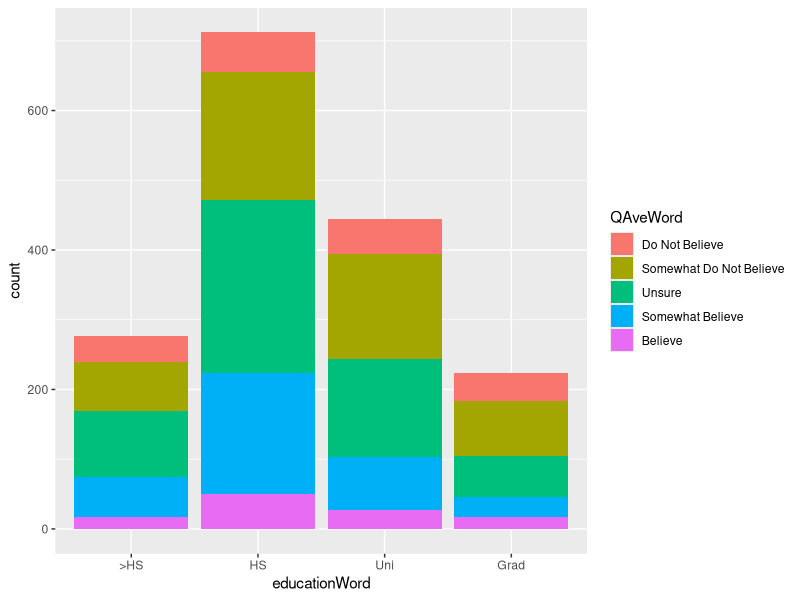
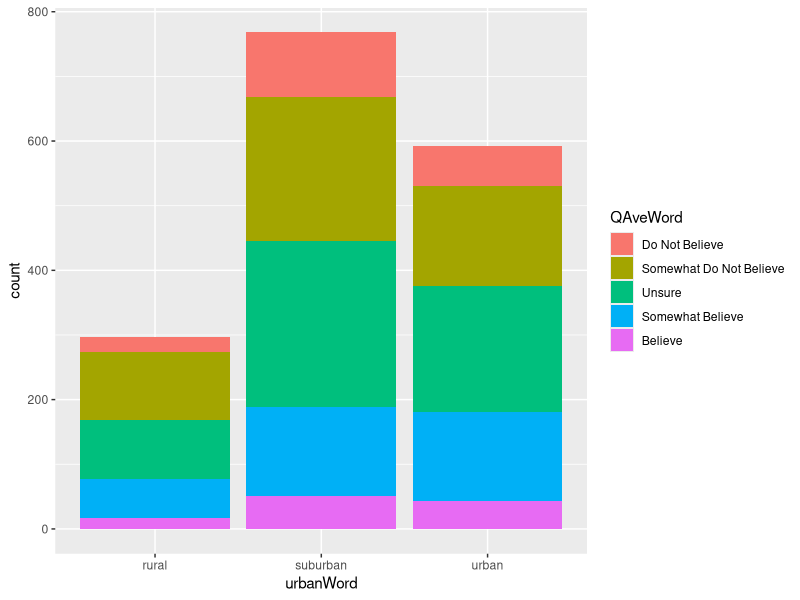
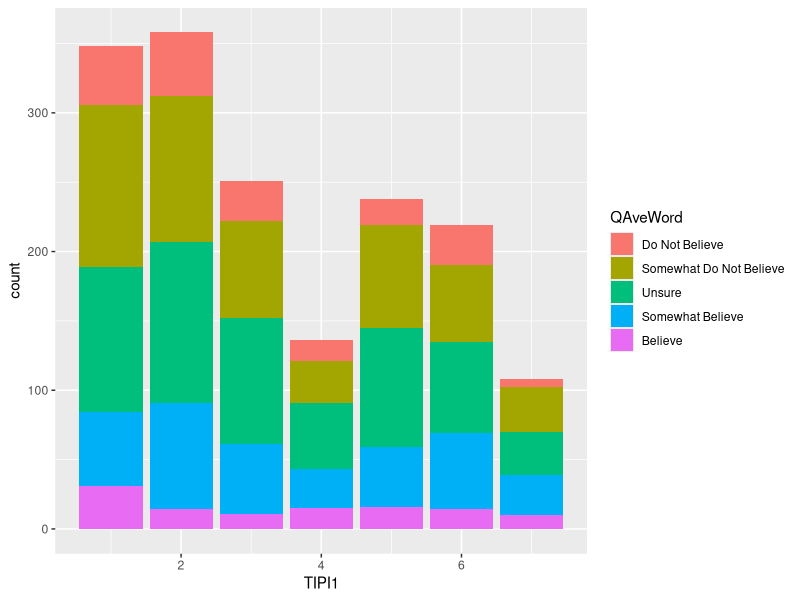
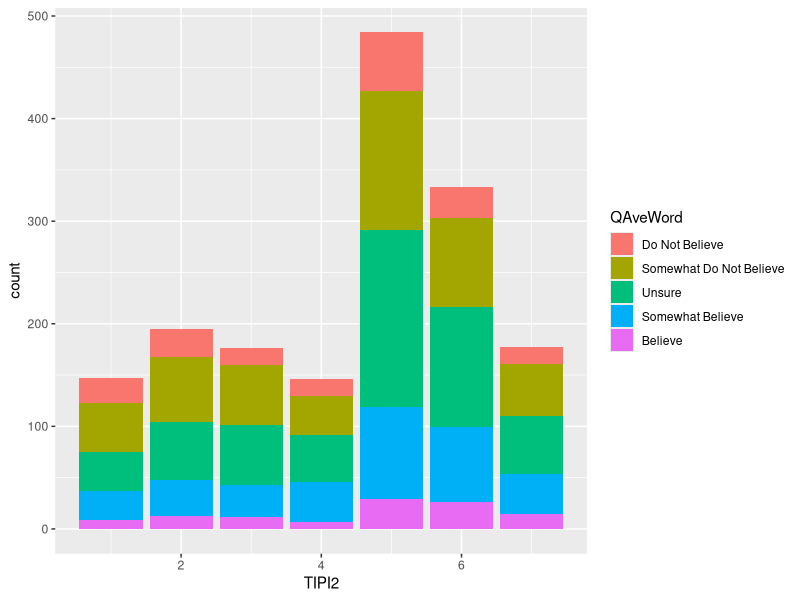
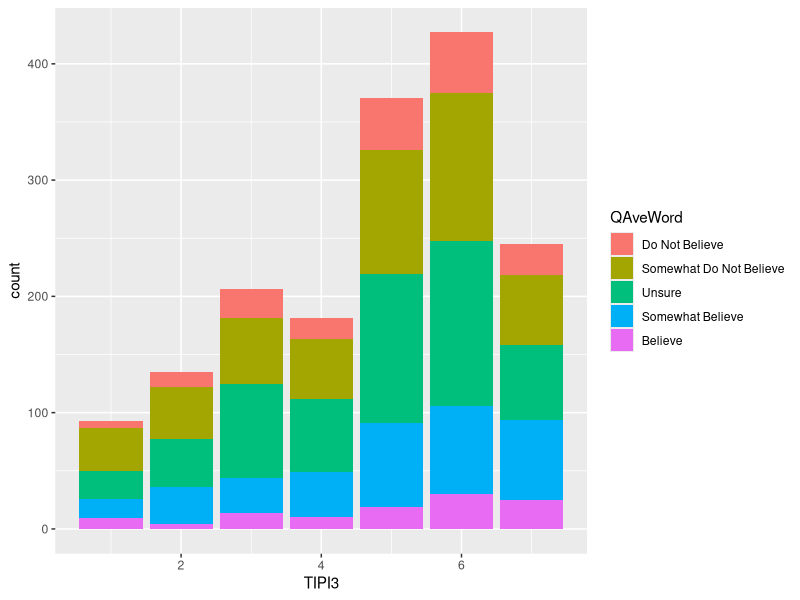
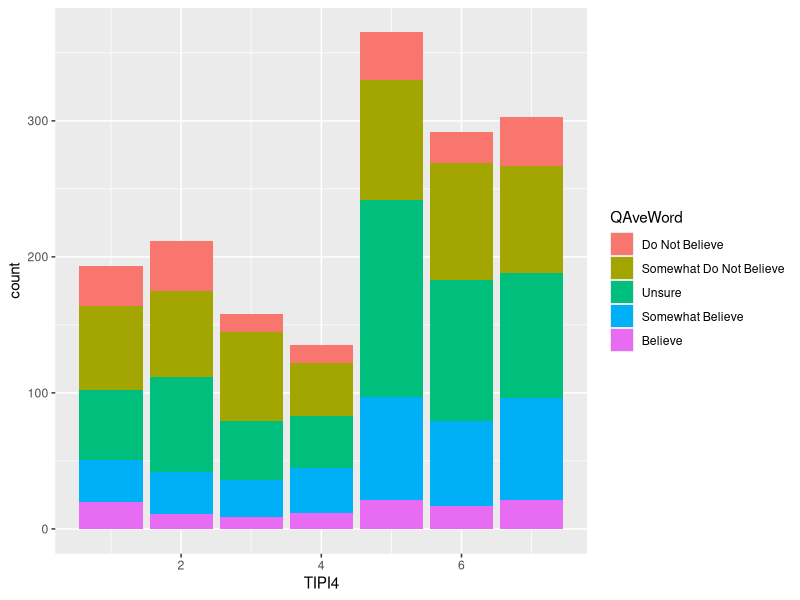
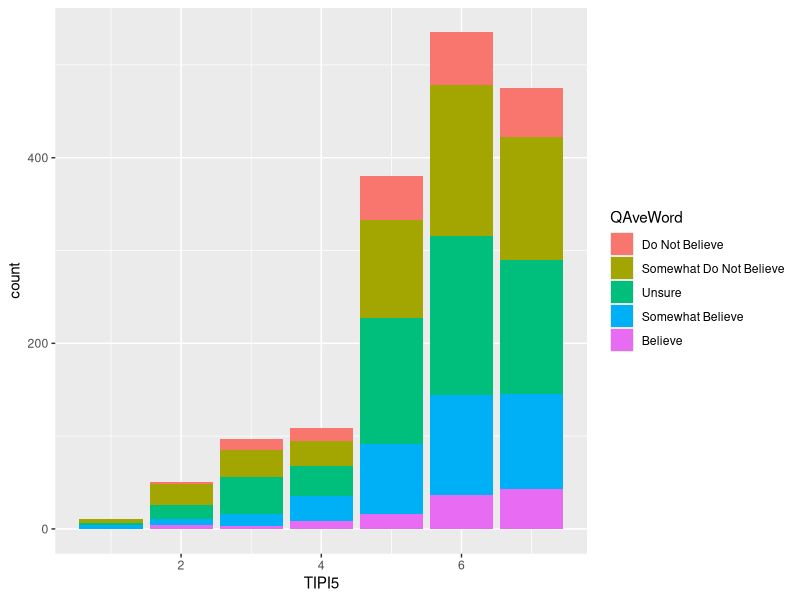
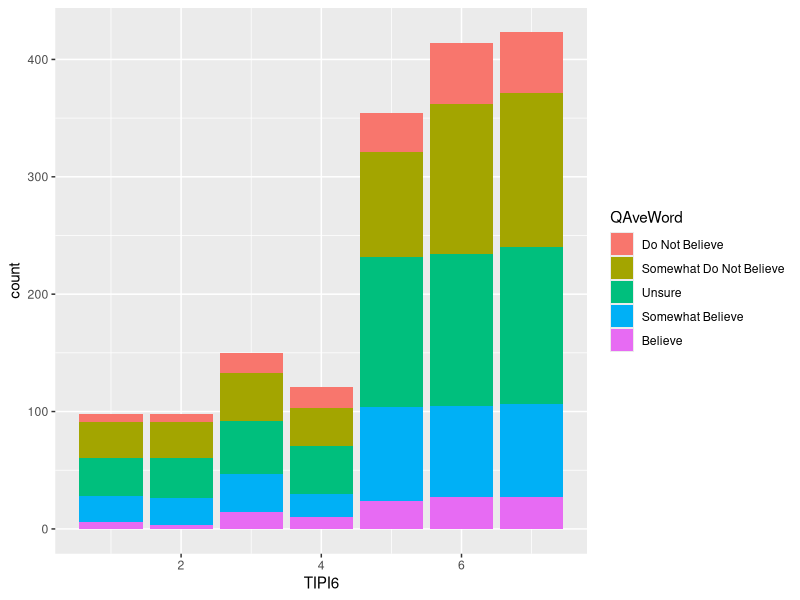

Here is the R script that generated these plots, in order:
## ---- chunk 1
library(readr)
library(dplyr)
library(tidyverse)

#Reads from Conspiracy Data.csv and stores in conspiracy table
conspiracy <- read_csv("Conspiracy Data.csv") %>%
  #filters out the failed validity test answers
  filter(VCL6 == 0) %>%
  filter(VCL9 == 0) %>%
  filter(VCL12 == 0) %>%
  
  #filters out answers to conspiracy question not in the approved 1-5 scale
  filter(Q1>0) %>%
  filter(Q1<6) %>%
  
  filter(Q2>0) %>%
  filter(Q2<6) %>%
  
  filter(Q3>0) %>%
  filter(Q3<6) %>%
  
  filter(Q4>0) %>%
  filter(Q4<6) %>%
  
  filter(Q5>0) %>%
  filter(Q5<6) %>%
  
  filter(Q6>0) %>%
  filter(Q6<6) %>%
  
  filter(Q7>0) %>%
  filter(Q7<6) %>%
  
  filter(Q8>0) %>%
  filter(Q8<6) %>%
  
  filter(Q9>0) %>%
  filter(Q9<6) %>%
  
  filter(Q10>0) %>%
  filter(Q10<6) %>%
  
  filter(Q11>0) %>%
  filter(Q11<6) %>%
  
  filter(Q12>0) %>%
  filter(Q12<6) %>%
  
  filter(Q13>0) %>%
  filter(Q13<6) %>%
  
  filter(Q14>0) %>%
  filter(Q14<6) %>%
  
  filter(Q15>0) %>%
  filter(Q15<6) %>%
  
  #filters out personality values not in the approved 1-7 scale
  filter(TIPI1>0) %>%
  filter(TIPI1<8) %>%
  
  filter(TIPI2>0) %>%
  filter(TIPI2<8) %>%
  
  filter(TIPI3>0) %>%
  filter(TIPI3<8) %>%
  
  filter(TIPI4>0) %>%
  filter(TIPI4<8) %>%
  
  filter(TIPI5>0) %>%
  filter(TIPI5<8) %>%
  
  filter(TIPI6>0) %>%
  filter(TIPI6<8) %>%
  
  filter(TIPI7>0) %>%
  filter(TIPI7<8) %>%
  
  filter(TIPI8>0) %>%
  filter(TIPI8<8) %>%
  
  filter(TIPI9>0) %>%
  filter(TIPI9<8) %>%
  
  filter(TIPI10>0) %>%
  filter(TIPI10<8) %>%
  
  #filters out any unrealistic ages, with any ages under 13 already removed
  filter(age<100) %>%
  
  #filters out any unrealistic family sizes
  filter(familysize>0) %>%
  filter(familysize<20) %>%
  
  #filters out the rest of the columns with 0 values
  filter(education>0) %>%
  filter(urban>0) %>%
  filter(gender>0) %>%
  filter(engnat>0) %>%
  filter(hand>0) %>%
  filter(religion>0) %>%
  filter(orientation>0) %>%
  filter(race>0) %>%
  filter(voted>0) %>%
  filter(married>0) %>%
  
  #creates a column for the average of the question answers and rounds it to the nearest integer
  mutate(QAve = select(., Q1:Q2:Q3:Q4:Q5:Q6:Q7:Q8:Q9:Q10:Q11:Q12:Q13:Q14:Q15) %>%
  rowMeans(na.rm = T)) %>%
  mutate_if(is.numeric, round)

#Creates a new column for the word corresponding to the average belief
conspiracy$QAveWord[conspiracy$QAve == 1] <- "Do Not Believe"
conspiracy$QAveWord[conspiracy$QAve == 2] <- "Somewhat Do Not Believe"
conspiracy$QAveWord[conspiracy$QAve == 3] <- "Unsure"
conspiracy$QAveWord[conspiracy$QAve == 4] <- "Somewhat Believe"
conspiracy$QAveWord[conspiracy$QAve == 5] <- "Believe"

#Reorders average belief words
conspiracy$QAveWord <- factor(conspiracy$QAveWord, c("Do Not Believe","Somewhat Do Not Believe", "Unsure", "Somewhat Believe", "Believe"))

#Creates a new column for the word corresponding to the education level
conspiracy$educationWord[conspiracy$education == 1] <- ">HS"
conspiracy$educationWord[conspiracy$education == 2] <- "HS"
conspiracy$educationWord[conspiracy$education == 3] <- "Uni"
conspiracy$educationWord[conspiracy$education == 4] <- "Grad"

#Reorders education level words
conspiracy$educationWord <- factor(conspiracy$educationWord, c(">HS","HS", "Uni", "Grad"))

#Creates a new column for the word corresponding to the living area
conspiracy$urbanWord[conspiracy$urban == 1] <- "rural"
conspiracy$urbanWord[conspiracy$urban == 2] <- "suburban"
conspiracy$urbanWord[conspiracy$urban == 3] <- "urban"

head(conspiracy, dim(conspiracy)[1])
## ---- chunk 2

#Creates bar graphs for education and place grown up in
ggplot(conspiracy, aes(educationWord, fill=QAveWord)) + geom_bar()
ggplot(conspiracy, aes(urbanWord, fill=QAveWord)) + geom_bar()

## ---- chunk 3

#Creates bar graphs for each personality
#In order, the personalities are extraverted, critical, dependable, anxious, complex, reserved, sympathetic, careless, calm, uncreative
ggplot(conspiracy, aes(TIPI1, fill=QAveWord)) + geom_bar()
ggplot(conspiracy, aes(TIPI2, fill=QAveWord)) + geom_bar()
ggplot(conspiracy, aes(TIPI3, fill=QAveWord)) + geom_bar()
ggplot(conspiracy, aes(TIPI4, fill=QAveWord)) + geom_bar()
ggplot(conspiracy, aes(TIPI5, fill=QAveWord)) + geom_bar()
ggplot(conspiracy, aes(TIPI6, fill=QAveWord)) + geom_bar()
ggplot(conspiracy, aes(TIPI7, fill=QAveWord)) + geom_bar()
ggplot(conspiracy, aes(TIPI8, fill=QAveWord)) + geom_bar()
ggplot(conspiracy, aes(TIPI9, fill=QAveWord)) + geom_bar()
ggplot(conspiracy, aes(TIPI10, fill=QAveWord)) + geom_bar()

## ---- chunk 4

#For each question, a bar graph is created relating to education
#Each chart is colored by education level
ggplot(conspiracy, aes(Q1, fill=educationWord)) + geom_bar()
ggplot(conspiracy, aes(Q2, fill=educationWord)) + geom_bar()
ggplot(conspiracy, aes(Q3, fill=educationWord)) + geom_bar()
ggplot(conspiracy, aes(Q4, fill=educationWord)) + geom_bar()
ggplot(conspiracy, aes(Q5, fill=educationWord)) + geom_bar()
ggplot(conspiracy, aes(Q6, fill=educationWord)) + geom_bar()
ggplot(conspiracy, aes(Q7, fill=educationWord)) + geom_bar()
ggplot(conspiracy, aes(Q8, fill=educationWord)) + geom_bar()
ggplot(conspiracy, aes(Q9, fill=educationWord)) + geom_bar()
ggplot(conspiracy, aes(Q10, fill=educationWord)) + geom_bar()
ggplot(conspiracy, aes(Q11, fill=educationWord)) + geom_bar()
ggplot(conspiracy, aes(Q12, fill=educationWord)) + geom_bar()
ggplot(conspiracy, aes(Q13, fill=educationWord)) + geom_bar()
ggplot(conspiracy, aes(Q14, fill=educationWord)) + geom_bar()
ggplot(conspiracy, aes(Q15, fill=educationWord)) + geom_bar()
ggplot(conspiracy, aes(QAve, fill=educationWord)) + geom_bar()

## ---- chunk 5

#For each question, a bar graph is created relating to living area
#Each chart is colored by living area
ggplot(conspiracy, aes(Q1, fill=urbanWord)) + geom_bar()
ggplot(conspiracy, aes(Q2, fill=urbanWord)) + geom_bar()
ggplot(conspiracy, aes(Q3, fill=urbanWord)) + geom_bar()
ggplot(conspiracy, aes(Q4, fill=urbanWord)) + geom_bar()
ggplot(conspiracy, aes(Q5, fill=urbanWord)) + geom_bar()
ggplot(conspiracy, aes(Q6, fill=urbanWord)) + geom_bar()
ggplot(conspiracy, aes(Q7, fill=urbanWord)) + geom_bar()
ggplot(conspiracy, aes(Q8, fill=urbanWord)) + geom_bar()
ggplot(conspiracy, aes(Q9, fill=urbanWord)) + geom_bar()
ggplot(conspiracy, aes(Q10, fill=urbanWord)) + geom_bar()
ggplot(conspiracy, aes(Q11, fill=urbanWord)) + geom_bar()
ggplot(conspiracy, aes(Q12, fill=urbanWord)) + geom_bar()
ggplot(conspiracy, aes(Q13, fill=urbanWord)) + geom_bar()
ggplot(conspiracy, aes(Q14, fill=urbanWord)) + geom_bar()
ggplot(conspiracy, aes(Q15, fill=urbanWord)) + geom_bar()
ggplot(conspiracy, aes(QAve, fill=urbanWord)) + geom_bar()

## ---- chunk 6

#Creates a table grouping by age and average belief
age_table <- conspiracy %>%
  group_by(age, QAve) %>%
  dplyr::summarise(age_count = n())

age_table

#Creates a scatterplot using age as X and number of age for a given average for Y and colors by average
age_scatter <- ggplot(age_table, aes(age, age_count))
age_scatter + geom_point(aes(color = format(QAve))) + geom_smooth(se=FALSE, fullrange=TRUE)

## ---- chunk 7

#Creates a table grouping by family size and average belief
family_table <- conspiracy %>%
  group_by(familysize, QAve) %>%
  dplyr::summarise(family_size_count = n())

family_table

#Creates a scatterplot using age as X and number of family size for a given average for Y and colors by average
family_scatter <- ggplot(family_table, aes(familysize, family_size_count))
family_scatter + geom_point(aes(color = format(QAve)))

